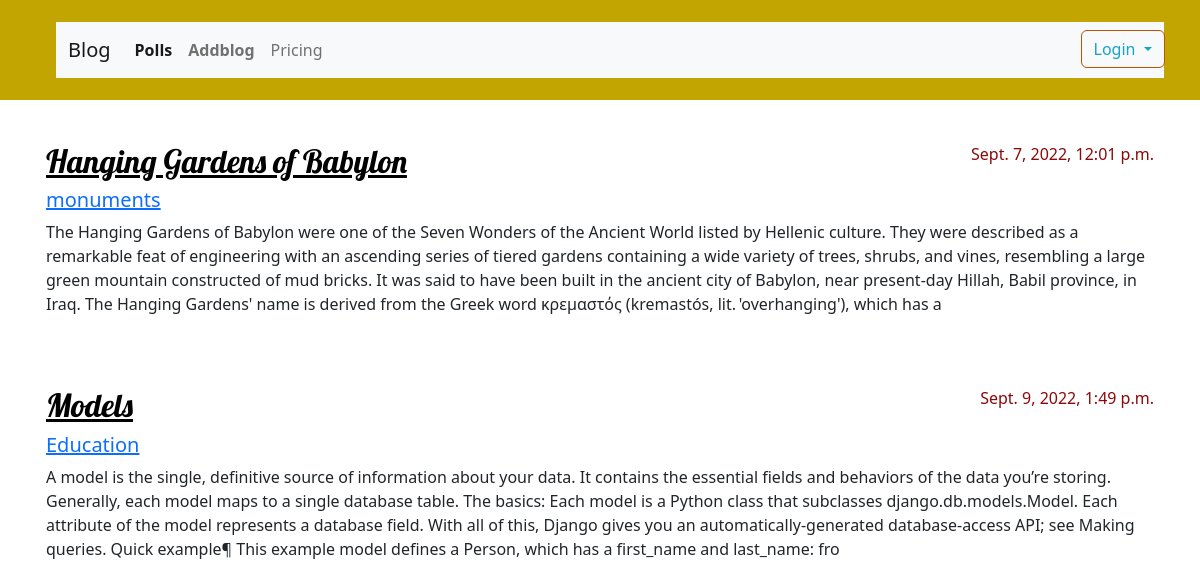
Screenshot of /tags/solar-system with the database file from the repository.
### blog/models.py (models this page shows, shortened)
class Post(models.Model):
    author = models.ForeignKey(settings.AUTH_USER_MODEL, on_delete=models.CASCADE)
    title = models.CharField(max_length=200)
    text = models.TextField(null=True,blank=True)
    thumbnail = models.ImageField(upload_to='thumbnail/')
    feature = models.ImageField(upload_to ='feature/')
    created_date = models.DateTimeField(default=timezone.now)
    published_date = models.DateTimeField(blank=True, null=True)
    category = models.ForeignKey(CategoryTable,on_delete=models.CASCADE)
    tag =models.ManyToManyField(Tags)
    slug = AutoSlugField(populate_from='title' ,unique=True)

class CategoryTable(models.Model):
    name =models.CharField(max_length=250)
    slug = AutoSlugField(populate_from = 'name' ,unique=True)
    def __str__(self):
        return self.name

### blog/views.py (the view)
# urls.py: path('tags/<str:slug>', views.tags_list, name = 'tags_list'),
def tags_list(request, slug):
    tag= Tags.objects.filter(slug=slug).last()
    posts =Post.objects.filter(tag = tag).all()
    context = {
        'posts' : posts
    }
    return render(request,'blog/tags_list.html',context)

### blog/templates/blog/tags_list.html (shortened to what this page needs)
{% extends 'blog/base.html' %}
{% block content %}
{% for post in posts %}
    <article class="post">
            <time class="date">
                {{ post.published_date }}
            </time>
        <h2><a href="{% url 'post_detail' slug=post.slug %}">{{ post.title }}</a></h2>
        <h5><a href="{% url 'category_list' slug=post.category.slug %}">{{ post.category }} </a></h5>
        <p>{{ post.text|slice:"550" }}</p>
    </article>
{% endfor %}
{% endblock %}

### blog/static/css/blog.css (style rules this page uses)
h1, h2, h3, h4 { font-family: 'Lobster', cursive; }
.date { color: #8b0909; }
.post { margin-bottom: 70px; }
.post h2 a, .post h2 a:visited { color: #000000; }
.post > .date, .post > .actions { float: right; }

### rows the page displays
Post: published_date "Sept. 7, 2022, 12:01 p.m.", title "Hanging Gardens of Babylon", category "monuments", text "The Hanging Gardens of Babylon were one of the Seven Wonders of the Ancient World listed by Hellenic culture. They were described as a remarkable feat of engineering with an ascending series of tiered gardens containing a wide variety of trees, shrubs, and vines, resembling a large green mountain constructed of mud bricks. It was said to have been built in the ancient city of Babylon, near present-day Hillah, Babil province, in Iraq. The Hanging Gardens' name is derived from the Greek word κρεμαστός (kremastós, lit. 'overhanging'), which has a"
Post: published_date "Sept. 9, 2022, 1:49 p.m.", title "Models", category "Education", text "A model is the single, definitive source of information about your data. It contains the essential fields and behaviors of the data you’re storing. Generally, each model maps to a single database table. The basics: Each model is a Python class that subclasses django.db.models.Model. Each attribute of the model represents a database field. With all of this, Django gives you an automatically-generated database-access API; see Making queries. Quick example¶ This example model defines a Person, which has a first_name and last_name: fro"
